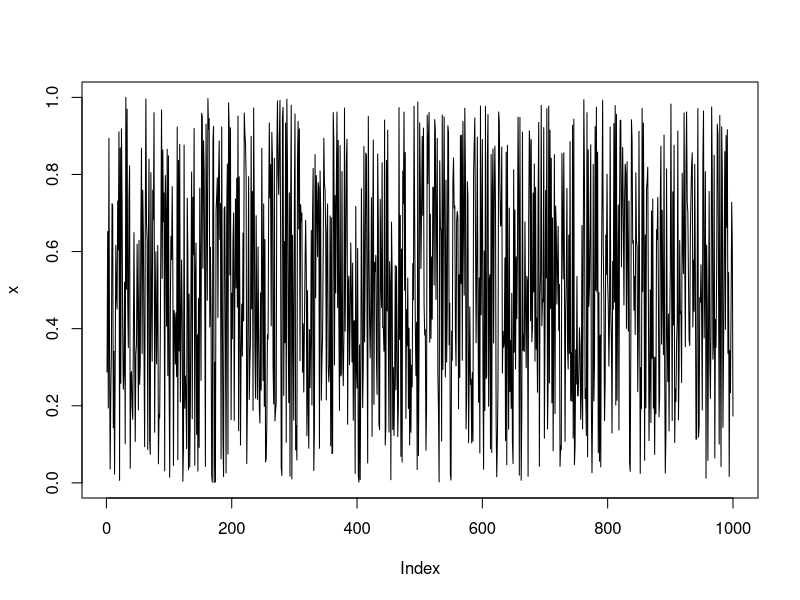
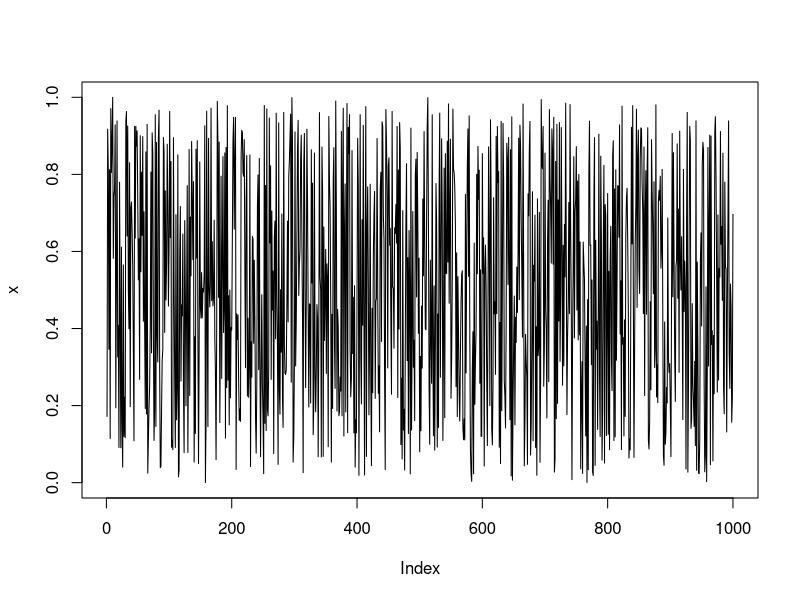
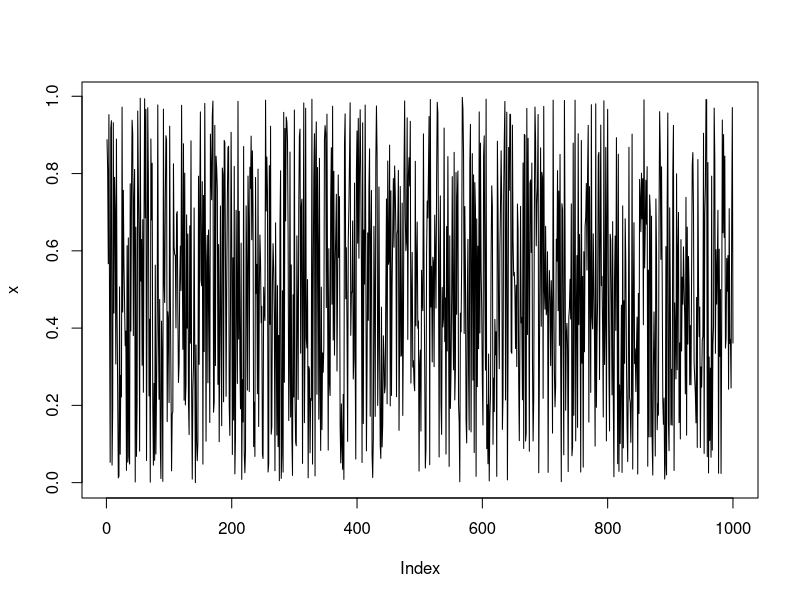
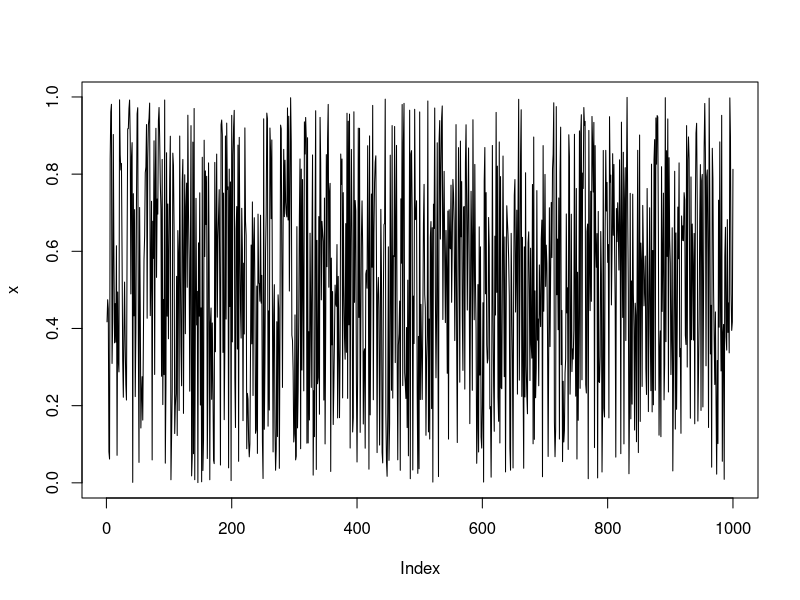
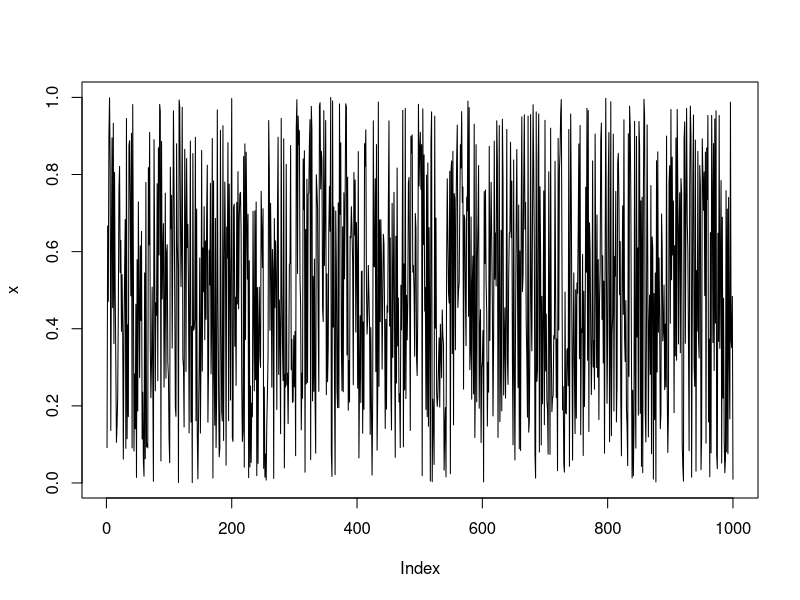
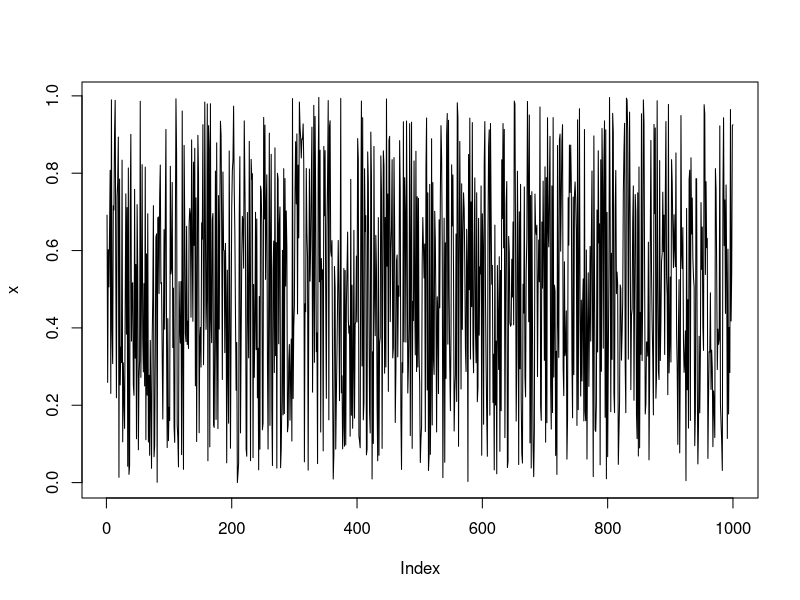
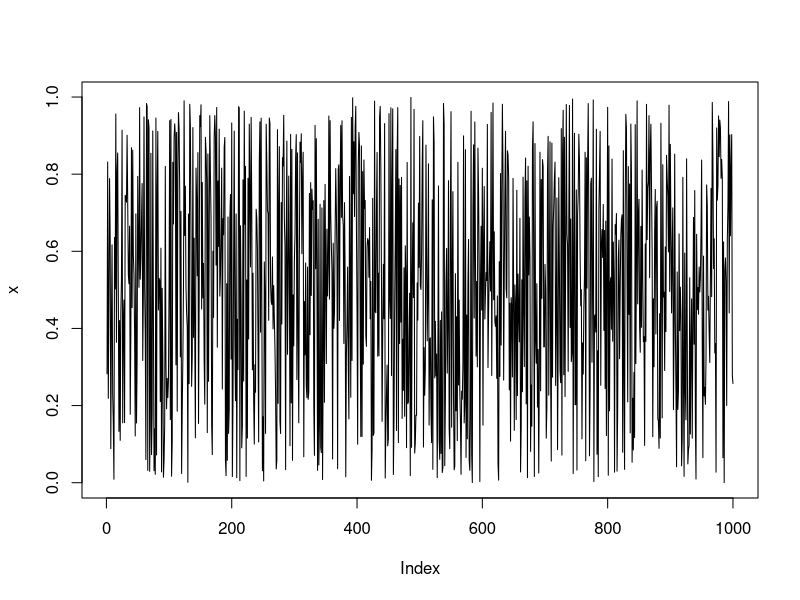
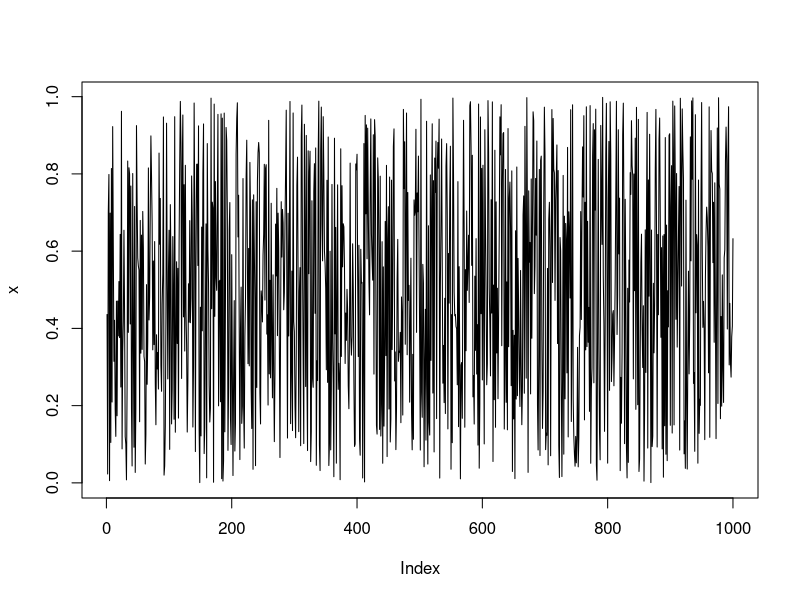

Generate these figures, in order, with R:
## ---- chunk 1
knitr::opts_chunk$set(echo = TRUE)
## ---- chunk 2
i <- seq(1,20)
2^i
## ---- chunk 3
n <- 4:13
2*n+1
## ---- chunk 4
n<- 4:13
i <- 1:20
cj1 <- 2*n+1
cj2 <- 2^i
cj1
cj2
intersect(cj1, cj2)
## ---- chunk 5
t <- seq(1,5)
sin(2*pi*t)
## ---- chunk 6
runif(10)
## ---- chunk 7
LETTERS[1:15]
## ---- chunk 8
x1 <- c("1","2",2+3i,5+41)
x2 <- log(c(T,T,T,T,F))
x3 <- !(c(1,3,4,12,12.1,99,100))
x4 <- c(1,2,3)<"a"
x5 <- 1:10
## ---- chunk 9
x1 <- c("1","2",2+3i,5+41)
x2 <- log(c(T,T,T,T,F))
x3 <- !(c(1,3,4,12,12.1,99,100))
x4 <- c(1,2,3)<"a"
x5 <- 1:10
typeof(x1)
typeof(x2)
typeof(x3)
typeof(x4)
typeof(x5)
## ---- chunk 10
car <- letters[1:6]
matrix(car, nrow = 2, ncol = 3 , byrow = T)
## ---- chunk 11
matrix("a", nrow = 4, ncol = 4)
## ---- chunk 12
matrix(letters[1:25], nrow=5, ncol=5)
## ---- chunk 13
comp <- c(2+i, 3i, 4+5i,3)
matrix(comp, nrow = 2, ncol=2)
## ---- chunk 14
x <- rnorm(200)
write(x, file = "archivo.txt", sep = ",")
## ---- chunk 15
for (i in 1:10){
 x <- runif(1000)
 write(x, file = paste("archivo_",i, ".pdf", seq=""), sep="\n")
 pdf(paste("Archivo_",i, ".pdf", sep = ""))
 plot(x,type = "l")
 dev.off()
}
